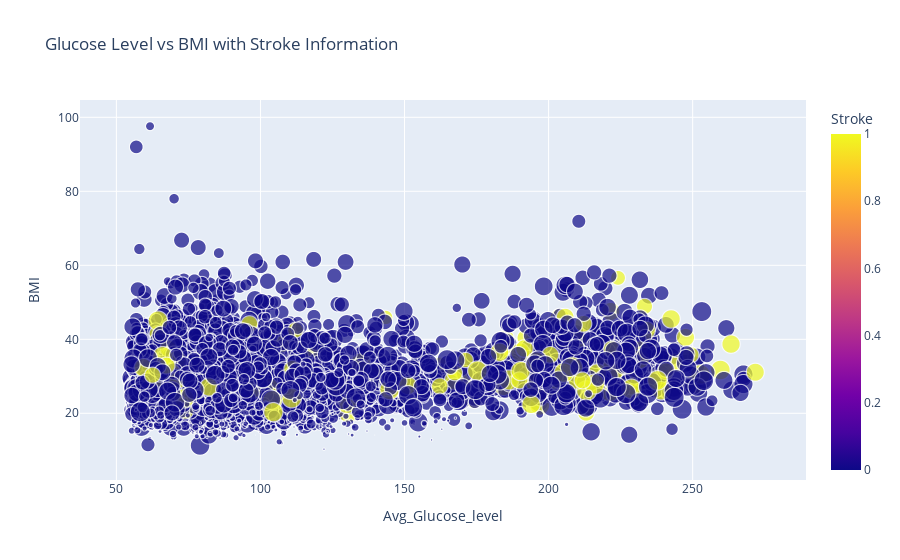

Source (notebook cell):
### Code cell
fig = px.scatter(sd_sorted, x='Avg_Glucose_level', y='BMI', color='Stroke',
                 size='Age', hover_data=['Patient_ID'], title='Glucose Level vs BMI with Stroke Information')
fig.show()

### Figure 1 — Plotly figure (JSON) as saved in the notebook; plotly's stock layout.template omitted (floating-point values rounded to 4 significant figures; data arrays with more than 128 entries replaced by an {"elided": "..."} marker saying what was removed)
{"data": [{"customdata": {"elided": "5109x1 int values"}, "hovertemplate": "Avg_Glucose_level=%{x}<br>BMI=%{y}<br>Age=%{marker.size}<br>Patient_ID=%{customdata[0]}<br>Stroke=%{marker.color}<extra></extra>", "legendgroup": "", "marker": {"color": {"elided": "5109 int values"}, "coloraxis": "coloraxis", "size": {"elided": "5109 int values"}, "sizemode": "area", "sizeref": 0.205, "symbol": "circle"}, "mode": "markers", "name": "", "showlegend": false, "type": "scattergl", "x": {"elided": "5109 float values"}, "xaxis": "x", "y": {"elided": "5109 float values"}, "yaxis": "y"}], "layout": {"coloraxis": {"colorbar": {"title": {"text": "Stroke"}}, "colorscale": [[0, "#0d0887"], [0.1111, "#46039f"], [0.2222, "#7201a8"], [0.3333, "#9c179e"], [0.4444, "#bd3786"], [0.5556, "#d8576b"], [0.6667, "#ed7953"], [0.7778, "#fb9f3a"], [0.8889, "#fdca26"], [1, "#f0f921"]]}, "legend": {"itemsizing": "constant", "tracegroupgap": 0}, "title": {"text": "Glucose Level vs BMI with Stroke Information"}, "xaxis": {"anchor": "y", "domain": [0, 1], "title": {"text": "Avg_Glucose_level"}}, "yaxis": {"anchor": "x", "domain": [0, 1], "title": {"text": "BMI"}}}}
